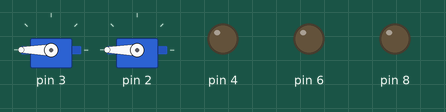
This sketch was run on a simulated Arduino Uno, built with avr-gcc and run on an emulated ATmega328P. On the bench: 2 × servo, output pins drawn as LEDs (lit = HIGH).

Above: at 0.05 s.
At 1.25 s:
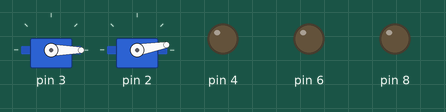
At 2.5 s:
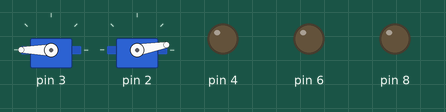
At 5.0 s:
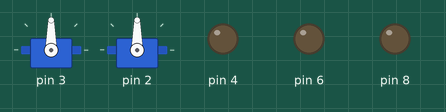
Timing chart, 0 to 6.5 s (numbered marks = the images above):
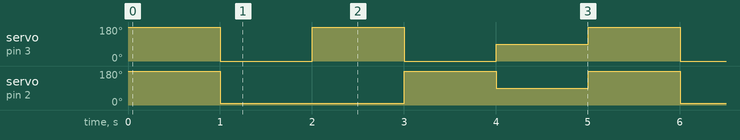

Measured:
- by itself, servo on pin 3: repeats every 5.0 s: 180° 1.0 s, 0° 1.0 s, 90° 1.0 s, 180° 1.0 s, 0° 1.0 s
- by itself, servo on pin 2: repeats every 5.0 s: 180° 1.0 s, 90° 1.0 s, 180° 1.0 s, 10° 2.0 s

The sketch:

Sweep.ino
```cpp
#include <Servo.h>

// Class for DistanceSensor
class DistanceSensor {
  private:
    int trigPin;
    int echoPin;
    long duration;
    long distance;

  public:
    DistanceSensor(int trigPin, int echoPin) {
      this->trigPin = trigPin;
      this->echoPin = echoPin;
      pinMode(trigPin, OUTPUT);
      pinMode(echoPin, INPUT);
    }

    void readDistance() {
      digitalWrite(trigPin, LOW);
      delayMicroseconds(2);
      digitalWrite(trigPin, HIGH);
      delayMicroseconds(10);
      digitalWrite(trigPin, LOW);
      duration = pulseIn(echoPin, HIGH);
      distance = duration * 0.034 / 2;
    }

    long getDistance() {
      return distance;
    }

    void printDistance() {
      Serial.print("Distance: ");
      Serial.print(distance);
      Serial.println("cm");
    }
};

// Class for Motor
class Motor {
  private:
    int pin;
    int forwardState;
    int backwardState;
    int zeroState = 90;
    int currentState = 0; // 0 - stop, 1 - forward, 2 - backward

    void attachIfNot() {
      if (currentState == 0) {
        servo.attach(pin);
      }
    }

  public:
    Servo servo;
    Motor(int pin, int forwardState, int backwardState) : pin(pin), forwardState(forwardState), backwardState(backwardState) {
      //servo.attach(pin);
      zeroState = servo.read();
    }

    void forward() {
      if (currentState != 1) {
        attachIfNot();
        servo.write(forwardState);
        currentState = 1;
      }
    }

    void backward() {
      if (currentState != 2) {
        attachIfNot();
        servo.write(backwardState);
        currentState = 2;
      }
    }

    void stop() {
      if (currentState != 0) {
        attachIfNot();
        servo.write(zeroState);
        servo.detach();
        currentState = 0;
      }
    }
};

// Class for Robot
class Robot {
  private:
    Motor& leftMotor;
    Motor& rightMotor;
    DistanceSensor& frontSensor;
    DistanceSensor& rightSensor;
    DistanceSensor& leftSensor;

  public:
    Robot(Motor& leftMotor, Motor& rightMotor, DistanceSensor& frontSensor, DistanceSensor& rightSensor, DistanceSensor& leftSensor)
      : leftMotor(leftMotor), rightMotor(rightMotor), frontSensor(frontSensor), rightSensor(rightSensor), leftSensor(leftSensor) {}

    void moveForward() {
      leftMotor.forward();
      rightMotor.forward();
    }

    void moveBackward() {
      leftMotor.backward();
      rightMotor.backward();
    }

    void turnRight() {
      leftMotor.forward();
      rightMotor.backward();
    }

    void turnLeft() {
      leftMotor.backward();
      rightMotor.forward();
    }

    void stop() {
      leftMotor.stop();
      rightMotor.stop();
    }

    void readDistances() {
      frontSensor.readDistance();
      // rightSensor.readDistance();
      leftSensor.readDistance();
    }

    void printDistances() {
      frontSensor.printDistance();
      rightSensor.printDistance();
      leftSensor.printDistance();
    }

    void init() {

    }
};

// Left motor
Motor leftMotor(2, 180, 10);
// Right motor
Motor rightMotor(3, 0, 180);

// Distance sensors
DistanceSensor frontSensor(4, 5);
DistanceSensor rightSensor(6, 7);
DistanceSensor leftSensor(8, 9);

// Robot
Robot robot(leftMotor, rightMotor, frontSensor, rightSensor, leftSensor);

void setup() {
  Serial.begin(9600);
  // initialize the robot
  robot.init();
}

void loop() {
  // robot.readDistances();
  // robot.printDistances();
  // robot move
  // if (frontSensor.getDistance() < 10) {
    // if (leftSensor.getDistance() > 10) {
      // robot.turnLeft();
    // } else {
      // robot.turnRight();
    // }
    // delay(500);
  // } else {
    // robot.moveForward();
    // delay(1000);
    // robot.moveBackward();
    // delay(1000);


    rightMotor.backward();
    leftMotor.forward();
    delay(1000);
    leftMotor.backward();
    rightMotor.forward();
    delay(1000);
    leftMotor.backward();
    rightMotor.backward();
    delay(1000);
    leftMotor.forward();
    rightMotor.forward();
    delay(1000);
    leftMotor.stop();
    rightMotor.stop();
    delay(1000);

  // }
  //delay(500);
}
```

Sweep_copy.ino
```cpp
// #include <Servo.h>


// const int forwordTrigPin = 4;
// const int forwordEchoPin = 5;
// const int rightTrigPin = 6;
// const int rightEchoPin = 7;
// const int leftTrigPin = 8;
// const int leftEchoPin = 9;

// long forwordDuration = 0;
// long rightDuration = 0;
// long leftDuration = 0;

// long forwordDistance = 0;
// long rightDistance = 0;
// long leftDistance = 0;

// int leftMotorPin = 2;
// int rightMotorPin = 3;

// Servo left;
// Servo right;

// void rightMotorForword() {
//   right.write(0);
// }
// void rightMotorBackword() {
//   right.write(100);
// }

// void leftMotorForword() {
//   left.write(100);
// }
// void leftMotorBackword() {
//   left.write(0);
// }

// int getDistanceOf(int trigPin, int echoPin) {
//   // Clears the trigPin
//   digitalWrite(trigPin, LOW);
//   delayMicroseconds(2);

//   // Sets the trigPin on HIGH state for 10 micro seconds
//   digitalWrite(trigPin, HIGH);
//   delayMicroseconds(10);
//   digitalWrite(trigPin, LOW);

//   // Reads the echoPin, returns the sound wave travel time in microseconds
//   // Calculating the distance
//   return pulseIn(echoPin, HIGH) * 0.034 / 2;
// }

// void setup() {
//   Serial.begin(9600);
//   left.attach(leftMotorPin);
//   right.attach(rightMotorPin);


//   pinMode(forwordTrigPin, OUTPUT);
//   pinMode(forwordEchoPin, INPUT);
//   pinMode(rightTrigPin, OUTPUT);
//   pinMode(rightEchoPin, INPUT);
//   pinMode(leftTrigPin, OUTPUT);
//   pinMode(leftEchoPin, INPUT);
// }

// void loop() {
//   readDistance();
//   Serial.print("Distance: ");
//   Serial.print(realDistance);
//   Serial.println("cm");

//   if (realDistance < 15) {
//     rightMotorBackword();
//     leftMotorForword();
//   } else {
//     rightMotorForword();
//     leftMotorForword();
//   }
// }


// //////////////


// // #include <Servo.h>

// // class for robot
// class Robot {
//   private:
//     Motor leftMotor;
//     Motor rightMotor;
//     DistanceSensor frontSensor;
//     DistanceSensor rightSensor;
//     DistanceSensor leftSensor;

//   public:
//     Robot(Motor leftMotor, Motor rightMotor, DistanceSensor frontSensor, DistanceSensor rightSensor, DistanceSensor leftSensor) {
//       this->leftMotor = leftMotor;
//       this->rightMotor = rightMotor;
//       this->frontSensor = frontSensor;
//       this->rightSensor = rightSensor;
//       this->leftSensor = leftSensor;
//     }

//     void moveForward() {
//       leftMotor.forward();
//       rightMotor.forward();
//     }

//     void moveBackward() {
//       leftMotor.backward();
//       rightMotor.backward();
//     }

//     void turnRight() {
//       leftMotor.forward();
//       rightMotor.backward();
//     }

//     void turnLeft() {
//       leftMotor.backward();
//       rightMotor.forward();
//     }

//     void stop() {
//       leftMotor.stop();
//       rightMotor.stop();
//     }

//     void readDistances() {
//       frontSensor.readDistance();
//       rightSensor.readDistance();
//       leftSensor.readDistance();
//     }

//     void printDistances() {
//       frontSensor.printDistance();
//       rightSensor.printDistance();
//       leftSensor.printDistance();
//     }

//     void init() {
//       leftMotor.init();
//       rightMotor.init();
//       frontSensor.init();
//       rightSensor.init();
//       leftSensor.init();
//     }
// };

// // leftMotor
// Motor leftMotor(2, 100, 0);
// // rightMotor
// Motor rightMotor(3, 0, 100);

// // distance sensors
// DistanceSensor frontSensor(4, 5);
// DistanceSensor rightSensor(6, 7);
// DistanceSensor leftSensor(8, 9);

// Robot robot;

// void setup() {
//   Serial.begin(9600);

//   robot = new Robot(
//     leftMotor,
//     rightMotor,
//     frontSensor,
//     rightSensor,
//     leftSensor
//   );

//   // initialize the robot
//   leftMotor.init();
// }

// void loop() {
//   robot.readDistances();
//   robot.printDistances();
//   delay(500);


//   // readDistance();
//   // Serial.print("Distance: ");
//   // Serial.print(realDistance);
//   // Serial.println("cm");

//   // if (realDistance < 15) {
//   //   rightMotorBackword();
//   //   leftMotorForword();
//   // } else {
//   //   rightMotorForword();
//   //   leftMotorForword();
//   // }
// }


// //////////////


// // #include <Servo.h>


// // const int forwordTrigPin = 4;
// // const int forwordEchoPin = 5;
// // const int rightTrigPin = 6;
// // const int rightEchoPin = 7;
// // const int leftTrigPin = 8;
// // const int leftEchoPin = 9;

// // long forwordDuration = 0;
// // long rightDuration = 0;
// // long leftDuration = 0;

// // long forwordDistance = 0;
// // long rightDistance = 0;
// // long leftDistance = 0;

// // int leftMotorPin = 2;
// // int rightMotorPin = 3;

// // Servo left;
// // Servo right;

// // void rightMotorForword() {
// //   right.write(0);
// // }
// // void rightMotorBackword() {
// //   right.write(100);
// // }

// // void leftMotorForword() {
// //   left.write(100);
// // }
// // void leftMotorBackword() {
// //   left.write(0);
// // }

// // int getDistanceOf(int trigPin, int echoPin) {
// //   // Clears the trigPin
// //   digitalWrite(trigPin, LOW);
// //   delayMicroseconds(2);

// //   // Sets the trigPin on HIGH state for 10 micro seconds
// //   digitalWrite(trigPin, HIGH);
// //   delayMicroseconds(10);
// //   digitalWrite(trigPin, LOW);

// //   // Reads the echoPin, returns the sound wave travel time in microseconds
// //   // Calculating the distance
// //   return pulseIn(echoPin, HIGH) * 0.034 / 2;
// // }

// // void setup() {
// //   Serial.begin(9600);
// //   left.attach(leftMotorPin);
// //   right.attach(rightMotorPin);


// //   pinMode(forwordTrigPin, OUTPUT);
// //   pinMode(forwordEchoPin, INPUT);
// //   pinMode(rightTrigPin, OUTPUT);
// //   pinMode(rightEchoPin, INPUT);
// //   pinMode(leftTrigPin, OUTPUT);
// //   pinMode(leftEchoPin, INPUT);
// // }

// // void loop() {
// //   readDistance();
// //   Serial.print("Distance: ");
// //   Serial.print(realDistance);
// //   Serial.println("cm");

// //   if (realDistance < 15) {
// //     rightMotorBackword();
// //     leftMotorForword();
// //   } else {
// //     rightMotorForword();
// //     leftMotorForword();
// //   }
// // }
```
